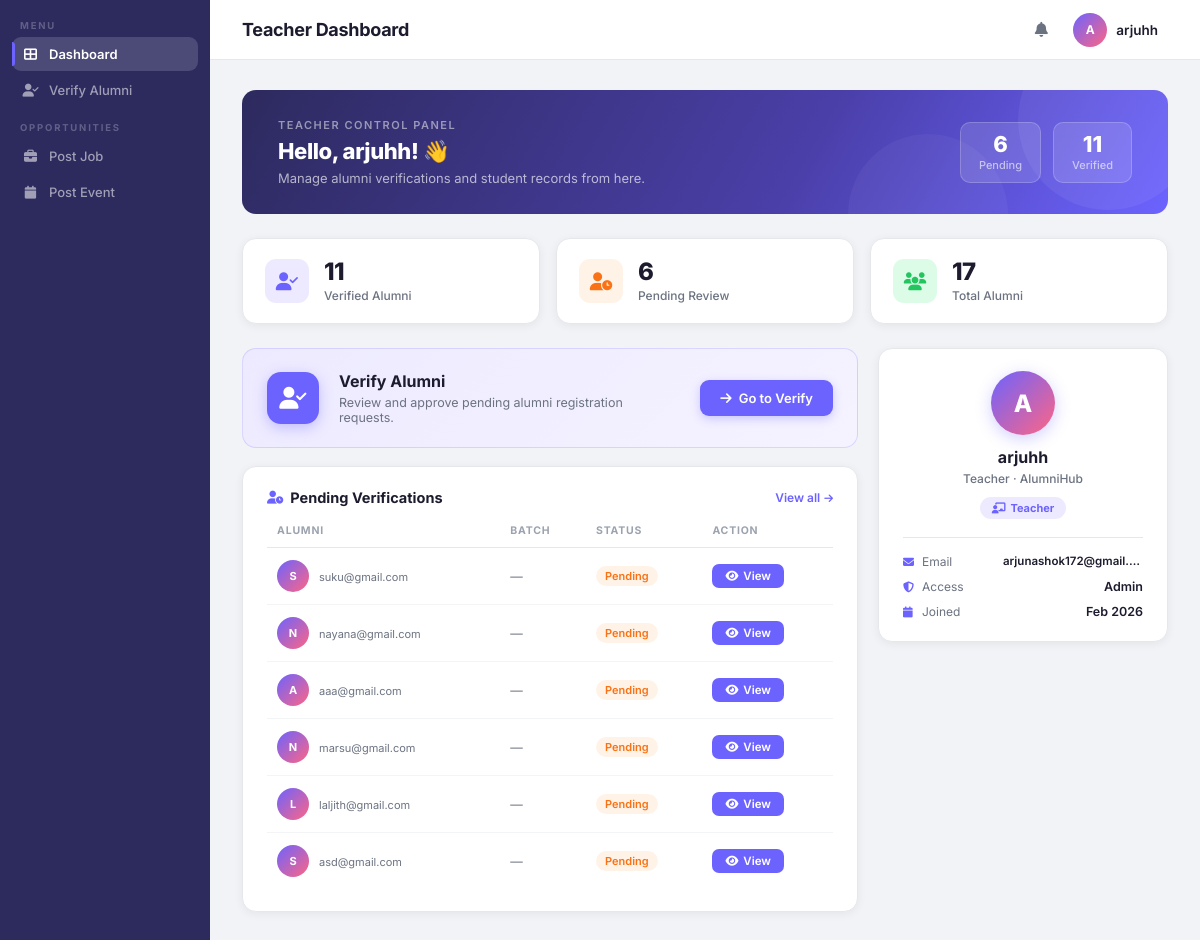
Before: /teacher/dashboard/ (signed in) with the older database file.
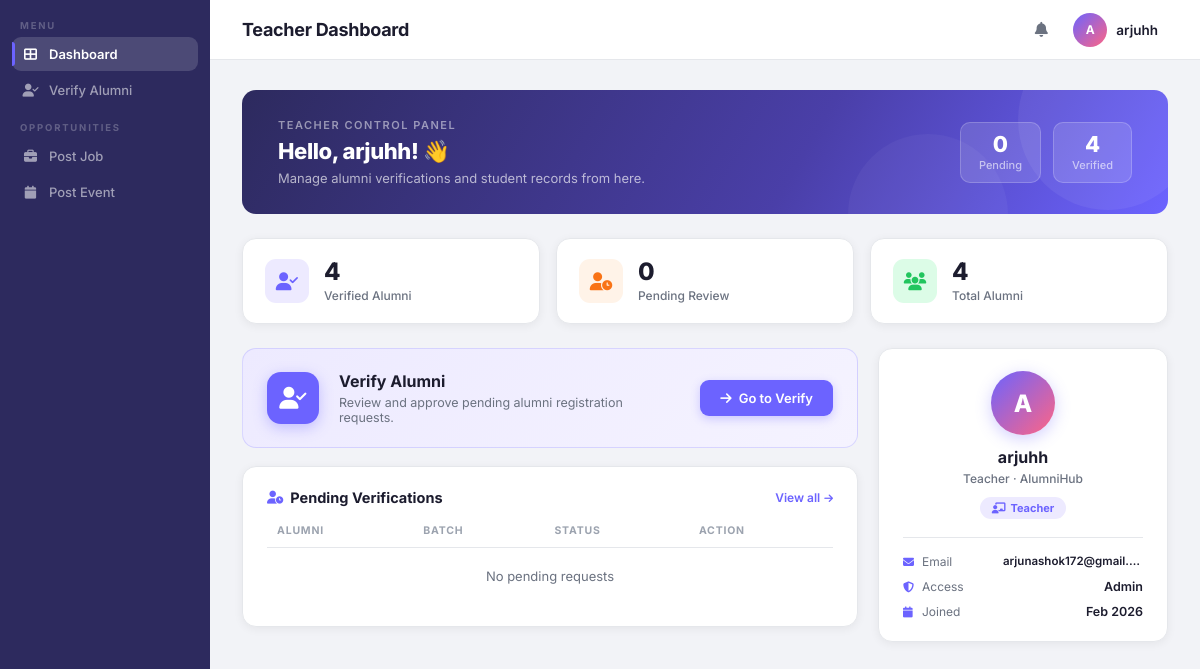
After: the same page with the newer database file.
### admin_module/models.py (models this page shows, shortened)
class SystemMetadata(models.Model):
    STATUS_CHOICES = [
        ('PENDING', 'Pending'),
        ('APPROVED', 'Approved'),
        ('REJECTED', 'Rejected'),
    ]
    user = models.OneToOneField(User, on_delete=models.CASCADE)
    created_at = models.DateTimeField(default=timezone.now)
    updated_at = models.DateTimeField(auto_now=True)
    status = models.CharField(
        max_length=10,
        choices=STATUS_CHOICES,
        default='PENDING'
    )
    profile_completion = models.IntegerField(default=0)

### teacher_module/views.py (the view)
# urls.py: path('dashboard/', views.teacher_dashboard, name='teacher_dashboard'),
@login_required
def teacher_dashboard(request):
    pending_requests = SystemMetadata.objects.filter(status="PENDING")
    verified_count = SystemMetadata.objects.filter(status="APPROVED").count()
    pending_count = pending_requests.count()
    total_alumni = SystemMetadata.objects.count()
    return render(request, "teacher/teacher_dashboard.html", {
        "pending_requests": pending_requests,
        "verified_count": verified_count,
        "pending_count": pending_count,
        "total_alumni": total_alumni,
    })

### templates/teacher/teacher_dashboard.html (shortened to what the changed rows need)
<!DOCTYPE html>
<html lang="en">
<head>
    <link rel="stylesheet" href="https://cdnjs.cloudflare.com/ajax/libs/font-awesome/6.4.0/css/all.min.css">
</head>
<body>
<div class="main">
    <div class="page">
        <div class="welcome-strip">
            <div class="ws-right">
                <div class="ws-badge">
                    <div class="ws-badge-num">{{ pending_count }}</div>
                    <div class="ws-badge-lbl">Pending</div>
                </div>
                <div class="ws-badge">
                    <div class="ws-badge-num">{{ verified_count }}</div>
                    <div class="ws-badge-lbl">Verified</div>
                </div>
            </div>
        </div>
        <div class="stats-row">
            <div class="stat-card">
                <div>
                    <div class="stat-val">{{ verified_count }}</div>
                    <div class="stat-lbl">Verified Alumni</div>
                </div>
            </div>
            <div class="stat-card">
                <div>
                    <div class="stat-val">{{ pending_count }}</div>
                    <div class="stat-lbl">Pending Review</div>
                </div>
            </div>
            <div class="stat-card">
                <div>
                    <div class="stat-val">{{ total_alumni }}</div>
                    <div class="stat-lbl">Total Alumni</div>
                </div>
            </div>
        </div>
        <div class="two-col">
            <div>
                <div class="card">
                    <table class="tbl">
                        <thead>
                            <tr>
                                <th>Alumni</th>
                                <th>Batch</th>
                                <th>Status</th>
                                <th>Action</th>
                            </tr>
                        </thead>
                        <tbody>
                        {% for request in pending_requests %}
                        <tr>
                            <td>
                                <div class="p-cell">
                                    <div class="p-av">
                                        {{ request.user.username|first|upper }}
                                    </div>
                                    <div>
                                        <div class="p-d">
                                            {{ request.user.email }}
                                        </div>
                                    </div>
                                </div>
                            </td>
                            <td style="color:var(--muted);font-size:12.5px">
                                {{ request.user.alumniprofile.academicdetails.passout_year|default:"—" }}
                            </td>
                            <td>
                                <span class="pill pill-pending">Pending</span>
                            </td>
                            <td>
                                <a href="{% url 'teacher_view_alumni' request.user.id %}" class="btn-v">
                                    <i class="fas fa-eye"></i> View
                                </a>
                            </td>
                        </tr>
                        {% empty %}
                        <tr>
                            <td colspan="4" style="text-align:center;color:var(--muted);padding:20px;">
                                No pending requests
                            </td>
                        </tr>
                        {% endfor %}
                        </tbody>
                    </table>
                </div>
            </div>
</div>
</body>
</html>

Changed rows visible on the page:
removed SystemMetadata: user.username|first "S", user.email "suku@gmail.com", user.alumniprofile.academicdetails.passout_year "—"
removed SystemMetadata: user.username|first "N", user.email "nayana@gmail.com", user.alumniprofile.academicdetails.passout_year "—"
removed SystemMetadata: user.username|first "A", user.email "aaa@gmail.com", user.alumniprofile.academicdetails.passout_year "—"
removed SystemMetadata: user.username|first "N", user.email "marsu@gmail.com", user.alumniprofile.academicdetails.passout_year "—"
removed SystemMetadata: user.username|first "L", user.email "laljith@gmail.com", user.alumniprofile.academicdetails.passout_year "—"
removed SystemMetadata: user.username|first "S", user.email "asd@gmail.com", user.alumniprofile.academicdetails.passout_year "—"
Other visible differences:
{{ pending_count }}: "6" → "0"
{{ verified_count }}: "11" → "4"
{{ total_alumni }}: "17" → "4"
text now shown: "No pending requests"
